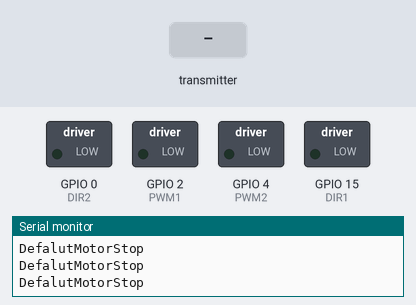
A sketch run on a simulated ESP32. Shown: switched loads named in the sketch (green lamp = pin HIGH), the last lines printed to the serial monitor. The test bench sets the inputs (shaded band).

Above: at 1.2 s.
1.3 s: the transmitter starts sending jystkX = 1024
At 1.51 s:
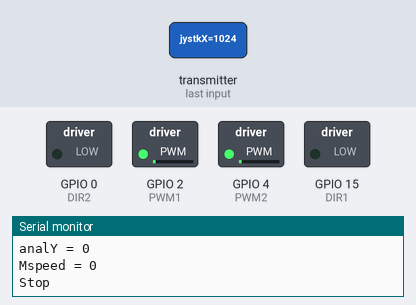
4.3 s: the transmitter starts sending jystkY = 4095
At 4.52 s:
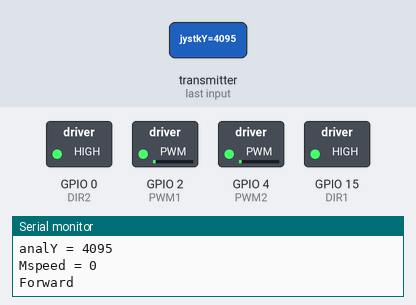
7.3 s: the transmitter starts sending spd = 1024
10.3 s: the transmitter starts sending spd = 4095
13.3 s: the transmitter starts sending jystkY = 0
At 14.13 s:
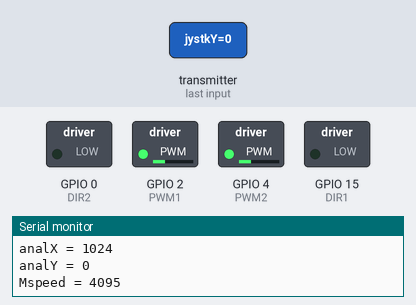
16.3 s: the transmitter starts sending jystkY = 4095
At 17.44 s:
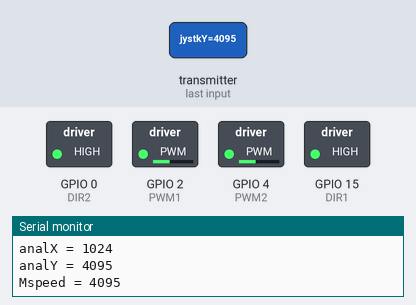
Timing chart, 0 to 20.3 s (numbered marks = the images above; inputs shaded):
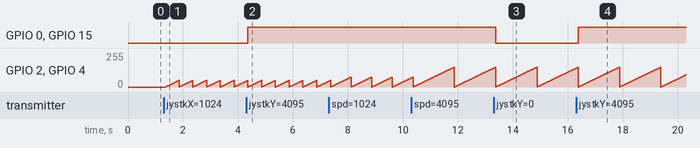

The sketch:

Final_Receiver_code.ino
```cpp
#include <esp_now.h>
#include <WiFi.h>
#include "driver/ledc.h"

#define DIR1 15
#define PWM1 2
#define DIR2 0
#define PWM2 4

const int freq = 5000;
const int resolution = 8;
const int PWM1Channel = 2;
const int PWM2Channel = 0;


// Structure example to receive data
// Must match the sender structure
typedef struct struct_message {
  int jystkX;
  int jystkY;
  int spd;
} struct_message;

// Create a struct_message called myData
struct_message myData;

// callback function that will be executed when data is received
void OnDataRecv(const uint8_t * mac, const uint8_t *incomingData, int len) {
  memcpy(&myData, incomingData, sizeof(myData));
  Serial.print("Bytes received: ");
  Serial.println(len);
  Serial.print("analX = ");
  Serial.println(myData.jystkX);
  Serial.print("analY = ");
  Serial.println(myData.jystkY);
  Serial.print("Mspeed = ");
  Serial.println(myData.spd);
  Serial.println();
}

void setup() {
  // Initialize Serial Monitor
  Serial.begin(115200);
  pinMode(DIR1,OUTPUT);
  pinMode(DIR2,OUTPUT);
  // Set device as a Wi-Fi Station
  WiFi.mode(WIFI_STA);

  // Init ESP-NOW
  if (esp_now_init() != ESP_OK) {
    Serial.println("Error initializing ESP-NOW");
    return;
  }

  // Once ESPNow is successfully Init, we will register for recv CB to
  // get recv packer info
  esp_now_register_recv_cb(OnDataRecv);


  // configure LED PWM functionalitites
  ledcSetup(PWM1Channel, freq, resolution);
  ledcSetup(PWM2Channel, freq, resolution);

  // attach the channel to the GPIO to be controlled
  ledcAttachPin(PWM1, PWM1Channel);
  ledcAttachPin(PWM2, PWM2Channel);


}

void loop() {
  int x = myData.jystkX;
  int y = myData.jystkY;
  int w = myData.spd;

  int wpwm = map(w, 0, 4095, 50, 150);

  int var = 0 ;

  if((x>1600 && x<2000)&&(y>1700 && y<2000)){
    var = 0;
  }

  else if((x>800 && x<2000)&&(y>=0 && y<50)){
    var = 1;
  }

  else if((x>800 && x<2000)&&(y>3000 && y<=4095)){
    var = 2;
  }

  else if((x>=0 && x<200)&&(y>1000 && y<2500)){
    var = 3;
  }

  else if((x>3000 && x<=4095)&&(y>1000 && y<2500)){
    var = 4;
  }

  else{
    var = 5;
  }

  switch(var){

    case 0:
    motorStop(wpwm);
    Serial.println("motorStop");
    break;

    case 1:
    Forward(wpwm);
    Serial.println("Forward");

    break;

    case 2:
    Backward(wpwm);
    Serial.println("Backward");
    break;

    case 3:
    Leftturn(wpwm);
    Serial.println("LeftTurn");
    break;

    case 4:
    Rightturn(wpwm);
    Serial.println("RightTurn");
    break;

    case 5:
    motorStop1();
    Serial.println("DefalutMotorStop");
    break;

    default:
    motorStop1();
    Serial.println("DefaultMotorStop");
    break;

  }

}


void Forward(int k){

  digitalWrite(DIR1,LOW);
  digitalWrite(DIR2,LOW);

  for(int t = 0; t<k; t++){
  ledcWrite(PWM1Channel, t);
  ledcWrite(PWM2Channel, t);
  delay(10);
	}
}

void Backward(int k){

  digitalWrite(DIR1,HIGH);
  digitalWrite(DIR2,HIGH);

  for(int t = 0; t<k; t++){
  ledcWrite(PWM1Channel, t);
  ledcWrite(PWM2Channel, t);
  delay(10);
	}

}

void Rightturn(int k){

  digitalWrite(DIR1,HIGH);
  digitalWrite(DIR2,LOW);

  for(int t = 0; t < (k-30); t++){
  ledcWrite(PWM1Channel, t);
  ledcWrite(PWM2Channel, t);
  delay(10);
	}
}

void Leftturn(int k){

  digitalWrite(DIR1,LOW);
  digitalWrite(DIR2,HIGH);

 for(int t = 0; t < (k-30); t++){
  ledcWrite(PWM1Channel, t);
  ledcWrite(PWM2Channel, t);
  delay(10);
	}

}

void motorStop(int k){

  digitalWrite(DIR1,LOW);
  digitalWrite(DIR2,LOW);

  for(int t = k; t > 0; t--){
  ledcWrite(PWM1Channel, t);
  ledcWrite(PWM2Channel, t);
  delay(5);
	}

}

void motorStop1(){
  digitalWrite(DIR1,LOW);
  digitalWrite(DIR2,LOW);

  ledcWrite(PWM1Channel, 0);
  ledcWrite(PWM2Channel, 0);

}
```

Measured:
- after the input at 1.3 s, GPIO 2 (PWM1), GPIO 4 (PWM2): ramps from 0/255 to 49/255 and jumps back, once every 0.50 s
- after the input at 4.3 s, GPIO 0 (DIR2), GPIO 15 (DIR1): LOW → HIGH after 0.06 s
- after the input at 13.3 s, GPIO 0 (DIR2), GPIO 15 (DIR1): HIGH → LOW after 0.08 s
- after the input at 16.3 s, GPIO 0 (DIR2), GPIO 15 (DIR1): LOW → HIGH after 0.08 s
